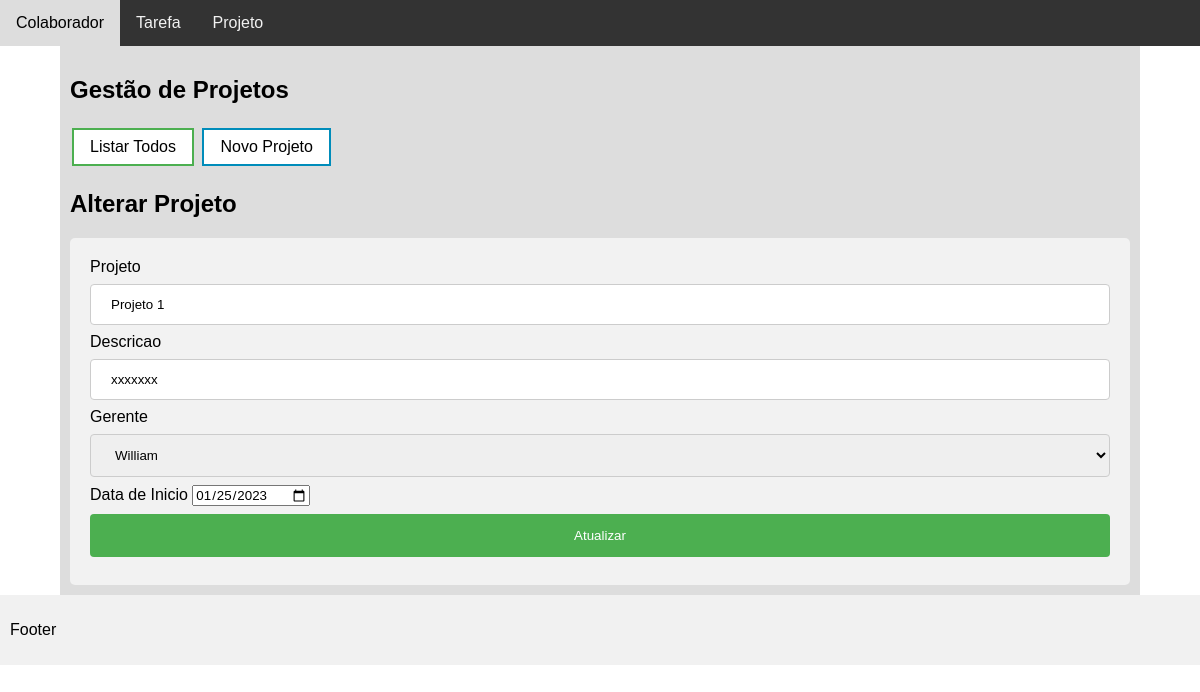
The app's page /index.php?pagina=projeto.php&acao=alterar&id=1 with its own data.
### tables this page shows
create table Projetos(
	id int primary key auto_increment,
    nome varchar(45),
    descricao longtext,
    responsavel int,
    dataInicio date
);

### Model/Myconnect.php (called while the page is built, shortened)
<?php
class Myconnect{
    private $username = "root";
    private $password = "";
    public function __construct()
    {
        try{
            $this->conn = new PDO('mysql:host=localhost;dbname=LabProject', $this->username, $this->password);
            $this->conn->setAttribute(PDO::ATTR_ERRMODE, PDO::ERRMODE_EXCEPTION);
            return $this->conn;
        }catch(PDOException $e) {
            echo 'ERROR: ' . $e->getMessage();
        }
    }
}

### Model/Projeto.php (called while the page is built, shortened)
<?php
require_once ("Myconnect.php");
class Projeto extends Myconnect{
    public function carregarProjetos($id){
        $stmt = $this->conn->prepare('SELECT p.id, p.nome as '."Projeto".', p.descricao, p.dataInicio,
        c.nome
        from projetos as p, colaboradores as c
        where p.responsavel = c.id and p.id = :id');
        $stmt->execute(array('id' => $id));
        $result = $stmt->fetchAll(PDO :: FETCH_ASSOC);
        return $result;
    }
}

### Model/Colaborador.php (called while the page is built, shortened)
<?php
require_once ("Myconnect.php");
class Colaborador extends Myconnect{
    public function carregarColaboradorGerente(){
        $stmt = $this->conn->prepare('SELECT * FROM colaboradores WHERE cargo = :cargo');
        $stmt->execute(array('cargo' => 'Gerente'));
        $result = $stmt->fetchAll(PDO :: FETCH_ASSOC);
        return $result;
    }
}

### projeto.php (the view, shortened to what this page needs)
<?php
require_once("./Model/Projeto.php");
require_once("./Model/Colaborador.php");
$projeto = new Projeto();
$colaborador = new Colaborador();
?>
<div>
<h2>Gestão de Projetos</h2>
<a href="index.php?pagina=projeto.php&acao=listar"><button class="button button1">Listar Todos</button></a>
<a href="index.php?pagina=projeto.php&acao=inserir"><button class="button button2">Novo Projeto</button></a>
</div>
        <?php
if(isset($_GET["acao"]) && !empty($_GET["acao"])){
    $acao = $_GET["acao"];
    if($acao=="listar"){
        $resultado = $projeto->listarProjetosStatus(1);
        if (count($resultado)) {
        ?>
            <table id="customers">
                <tr>
                    <th>ITEM</th>
                    <th>PROJETO</th>
                    <th>GERENTE</th>
                    <th>INICIO</th>
                    <th>AÇÃO</th>
                </tr>
            <?php
                $i=1;
                foreach($resultado as $row) {
                    $id = $row["id"];
                ?>
                <tr>
                    <td><?php echo $i++; ?></td>
                    <td><?=$row["Projeto"]?></td>
                    <td><?=$row["nome"]?></td>
                    <td><?php
                        $data = new DateTime($row["dataInicio"]);
                        echo $data->format('d/m/Y');
                    ?></td>
                    <td>
                    <a href="index.php?pagina=projeto.php&acao=visualizar&id=<?=$id?>"><button class="button button4">Visualizar</button></a>
                    <a href="index.php?pagina=projeto.php&acao=alterar&id=<?=$id?>"><button class="button button2">Alterar</button></a>
                    <a href="index.php?pagina=controlerProjeto.php&acao=excluir&id=<?=$id?>"><button class="button button3">Excluir</button></a>
                </td>
                </tr>
                <?php
                }
                ?>
            </table>
                <?php
            } else {
                echo "Nenhum resultado retornado.";
            }
    }elseif($acao=="alterar"){
        if(isset($_GET["id"]) && !empty($_GET["id"])){
            $id = $_GET["id"];
            $row = $projeto->carregarProjetos($id);
            foreach($row as $dado)
        ?>
            <h2>Alterar Projeto</h2>
            <div class="boxForm">
            <form action="controlerProjeto.php" method="post">
                <label for="nome">Projeto</label>
                <input type="text" id="nome" name="nome" value="<?=$dado['Projeto'];?>">
                <label for="descricao">Descricao</label>
                <input type="text" id="descricao" name="descricao" value="<?=$dado['descricao'];?>">
                <label for="responsavel">Gerente</label>
                <select id="responsavel" name="responsavel">
                <?php
                $colaboradorGerente =
                $colaborador->carregarColaboradorGerente();
                foreach($colaboradorGerente as $rowColaborador){
                ?>
                    <option value=<?=$rowColaborador['id']?> <?php if($dado['nome'] == $rowColaborador["nome"]) echo "selected"; ?>>
                    <?=$rowColaborador['nome']?></option>
                <?php
                }
            ?>
                </select>
                <label for="dataInicio">Data de Inicio</label>
                <input type="date" id="dataInicio" name="dataInicio" value="<?=$dado['dataInicio'];?>">
                <input type="submit" value="Atualizar">
            </form>
            </div>
    <?php
        }else{
        header("Location: ./index.php?pagina=projeto.php&acao=listar&mensagem=erro");
    }
        }
    }
?>

### index.php (style rules this page uses)
* { box-sizing: border-box; font-family: Arial, Helvetica, sans-serif; }
body { margin: 0; font-family: Arial, Helvetica, sans-serif; }
.button { background-color: #4CAF50; border: none; color: white; padding: 8px 16px; text-align: center; text-decoration: none; display: inline-block; font-size: 16px; margin: 4px 2px; transition-duration: 0.4s; cursor: pointer; }
.button1 { background-color: white; color: black; border: 2px solid #4CAF50; }
.button2 { background-color: white; color: black; border: 2px solid #008CBA; }
input[type=text], select { width: 100%; padding: 12px 20px; margin: 8px 0; display: inline-block; border: 1px solid #ccc; border-radius: 4px; box-sizing: border-box; }
input[type=submit] { width: 100%; background-color: #4CAF50; color: white; padding: 14px 20px; margin: 8px 0; border: none; border-radius: 4px; cursor: pointer; }
.boxForm { width: 100%; border-radius: 5px; background-color: #f2f2f2; padding: 20px; }

### records on screen
projetos: nome "Projeto 1", descricao "xxxxxxx", dataInicio "01/25/2023"

### other values on screen
form field responsavel "William"
